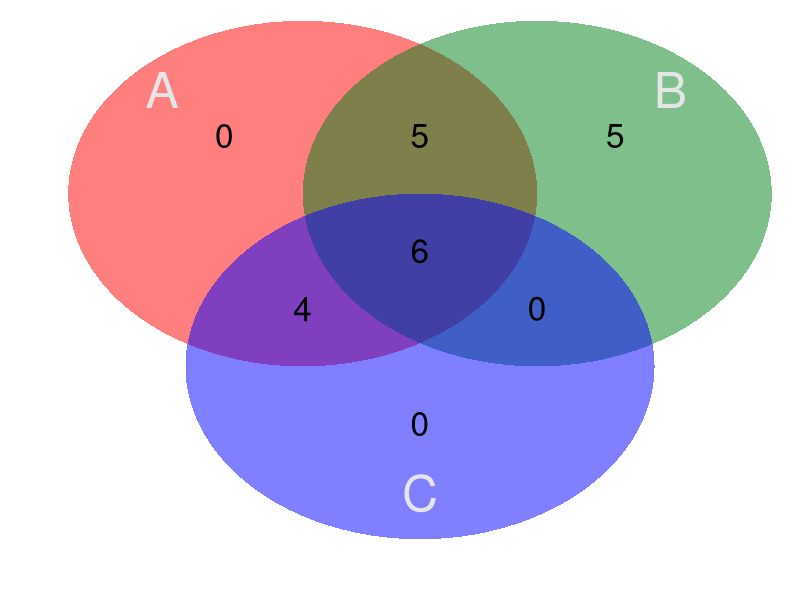

This chart was generated by the following R code: (Note: this script raises an error after producing the figure.)
#library(devtools)
#source_url('https://github.com/varshnagoelela/R-scripts/master/3venn.diagram.R')


circle <- function(x, y, r, ...) {
  ang <- seq(0, 2*pi, length = 100)
  xx <- x + r * cos(ang)
  yy <- y + r * sin(ang)
  polygon(xx, yy, ...)
}

venndia <- function(A, B, C, getdata=FALSE, ...){
  cMissing <- missing(C)
  if(cMissing){ C <- c() }
  
  unionAB <- union(A, B)
  unionAC <- union(A, C)
  unionBC <- union(B, C)
  uniqueA <- setdiff(A, unionBC)
  uniqueB <- setdiff(B, unionAC)
  uniqueC <- setdiff(C, unionAB)
  intersAB <- setdiff(intersect(A, B), C)
  intersAC <- setdiff(intersect(A, C), B)
  intersBC <- setdiff(intersect(B, C), A)
  intersABC <- intersect(intersect(A, B), intersect(B, C))
  
  nA <- length(uniqueA)  
  nB <- length(uniqueB)
  nC <- length(uniqueC)
  
  nAB <- length(intersAB)
  nAC <- length(intersAC)
  nBC <- length(intersBC)
  
  nABC <- length(intersABC)	
  
  par(mar=c(2, 2, 0, 0))
  plot(-10, -10, ylim=c(0, 9), xlim=c(0, 9), axes=FALSE, ...)
  circle(x=3, y=6, r=3, col=rgb(1,0,0,.5), border=NA)
  circle(x=6, y=6, r=3, col=rgb(0,.5,.1,.5), border=NA)
  circle(x=4.5, y=3, r=3, col=rgb(0,0,1,.5), border=NA)
  
  text( x=c(1.2, 7.7, 4.5), y=c(7.8, 7.8, 0.8), c("A", "B", "C"), cex=3, col="gray90" )
  
  text(
    x=c(2, 7, 4.5, 4.5, 3, 6, 4.5), 
    y=c(7, 7, 2  , 7  , 4, 4, 5), 
    c(nA, nB, nC, nAB, nAC, nBC, nABC), 
    cex=2
  )
  
  if(getdata){
    list(A=uniqueA, B=uniqueB, C=uniqueC, 
         AB=intersAB , AC=intersAC , BC=intersBC , 
         ABC=intersABC
    )
  }
}

A=LETTERS[1:15] 
B=LETTERS[5:20]
C=LETTERS[1:10]
venn = venndia(A=A , B=B , C=C , getdata=T )

#create matrix venn from unions and intersects
vennMatrix = matrix("", ncol = length(venn), nrow = max(sapply(venn, length)))
colnames(vennMatrix) = names(venn)
for(n in names(venn)) vennMatrix[1:length(venn[[n]]), n] = venn[[n]]

#save vennMatrix
vennMatrix_fn = paste("vennList", dateTIME= format(Sys.time(), "%Y%m%d_%H%M%S"), ".txt", sep="_")
write.table(vennMatrix, 
            file      = vennMatrix_fn,
            col.names = TRUE,
            quote     = FALSE, 
            sep       = '\t')
